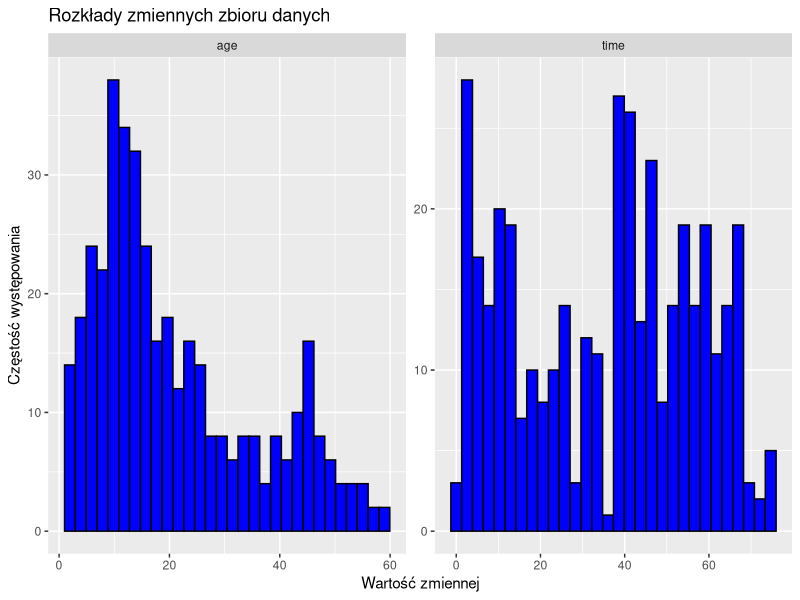
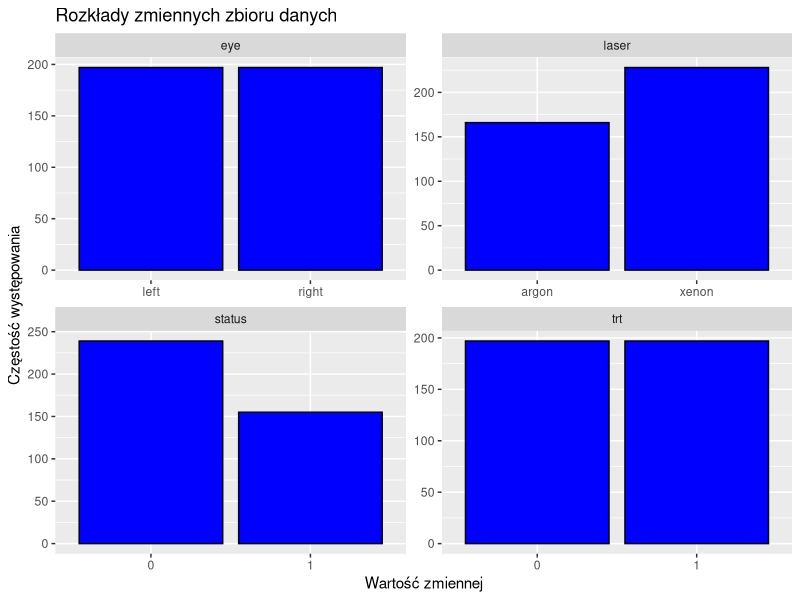
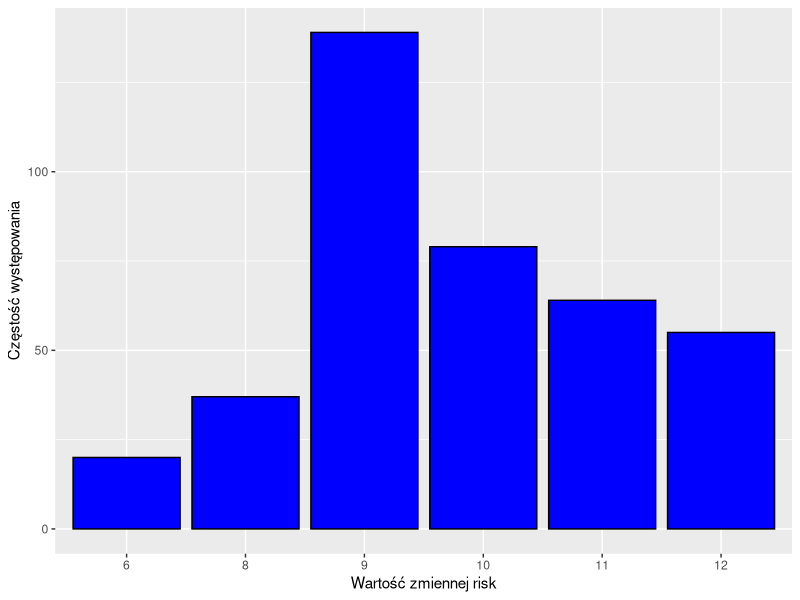
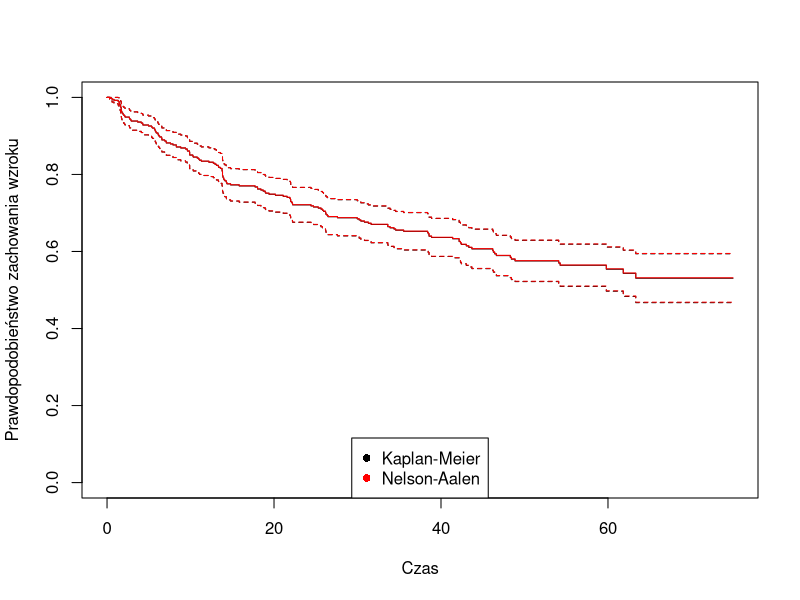
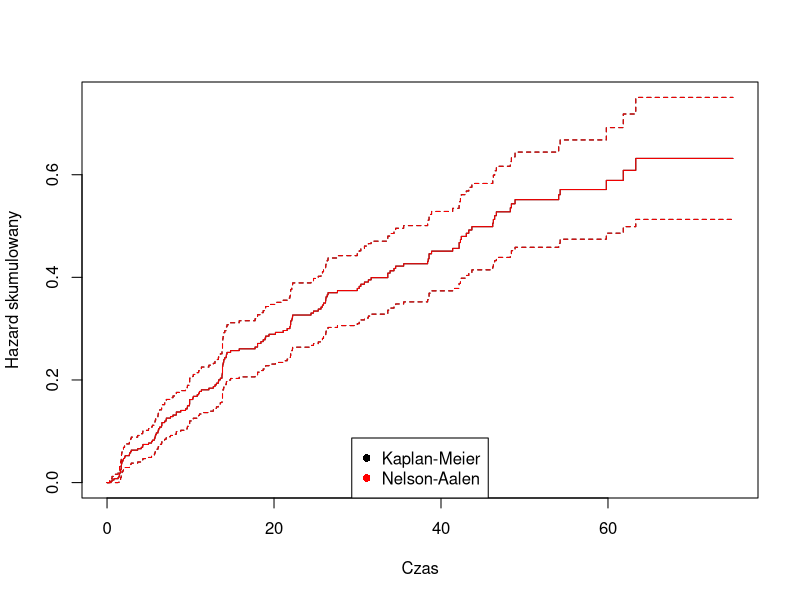
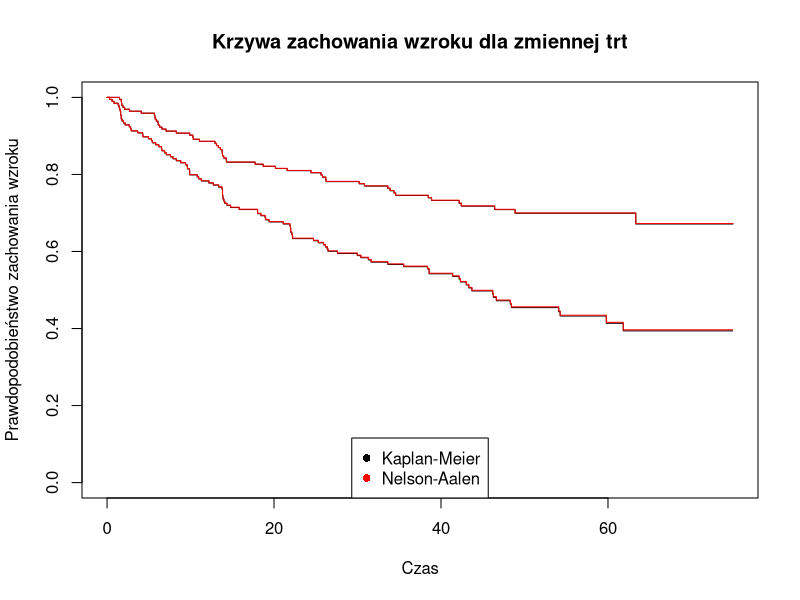
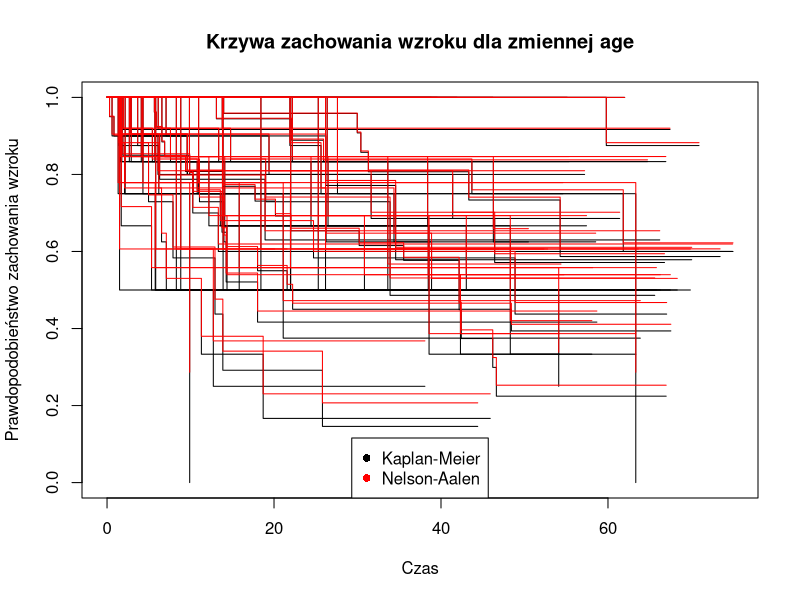
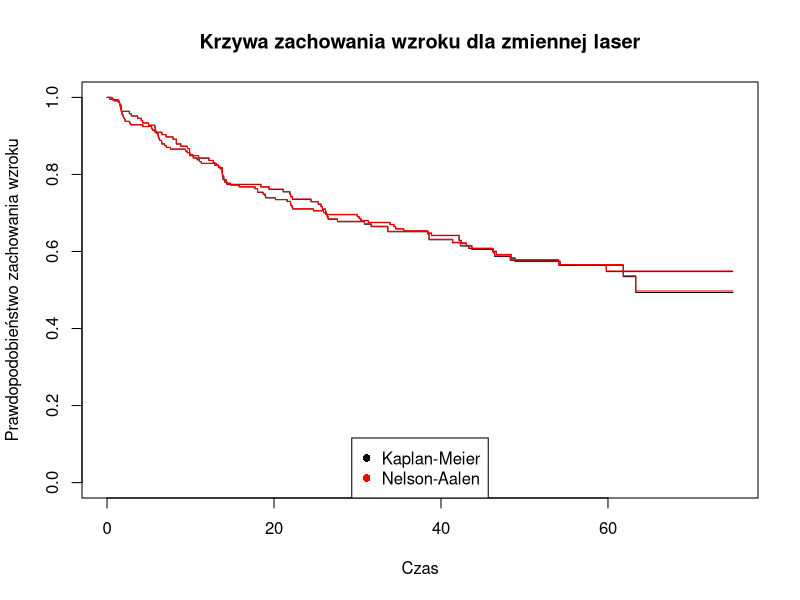

These charts were generated, in order, by the following R code:
## ---- chunk 1
library(survival)
library(survMisc)
library(gtools)
library(ggplot2)
library(dplyr)
library(tidyr)
## ---- chunk 2
diabetic <- survival::diabetic

summary(diabetic)
## ---- chunk 3

diabetic <- diabetic %>% mutate(trt = as.factor(as.character(trt)), risk = as.factor(risk))


## ---- chunk 4
sapply(diabetic, function(x) sum(is.na(x)))
## ---- chunk 5

diabetic.plot.hist = diabetic %>% dplyr::select(c(age, time))

plot1 <- ggplot(gather(diabetic.plot.hist), aes(x = value)) +  
  geom_histogram(colour = 1, fill = "blue", bins = 30)+
  ggtitle("Rozkłady zmiennych zbioru danych")+
  ylab("Częstość występowania")+
  xlab("Wartość zmiennej")+
  facet_wrap(~ key, scales = "free", ncol = 2)
plot1

diabetic.plot.bar = diabetic %>% dplyr::select(c(laser, eye, trt, status))

plot2 <- ggplot(gather(diabetic.plot.bar), aes(x = value)) +  
  geom_bar(colour = 1, fill = "blue")+
  ggtitle("Rozkłady zmiennych zbioru danych")+
  ylab("Częstość występowania")+
  xlab("Wartość zmiennej")+
  facet_wrap(~ key, scales = "free", ncol = 2)
plot2

ggplot(as.data.frame(table(diabetic$risk)), aes(x=Var1, y = Freq)) + geom_col(colour = 1, fill = "blue")+
    ylab("Częstość występowania")+
    xlab("Wartość zmiennej risk")

rm(diabetic.plot.bar)
rm(diabetic.plot.hist)
## ---- chunk 6
mod.1 <- survfit(Surv(time, status) ~ 1, conf.type="plain", data=diabetic)
mod.2 <- survfit(Surv(time, status) ~ 1, conf.type="plain", type="fleming-harrington", data=diabetic)

plot(mod.1, xlab="Czas", ylab="Prawdopodobieństwo zachowania wzroku", col = 'black', pch=16)
lines(mod.2, col="red", pch=16)
legend(x = 'bottom', legend = c('Kaplan-Meier','Nelson-Aalen'), col = c('black','red'), pch=16)
## ---- chunk 7
plot(mod.1, fun="cumhaz", xlab="Czas", ylab="Hazard skumulowany", col = 'black')
lines(mod.2, fun="cumhaz", col="red")
legend(x = 'bottom', legend = c('Kaplan-Meier','Nelson-Aalen'), col = c('black','red'), pch=16)

rm(mod.1)
rm(mod.2)
## ---- chunk 8
mod.km.trt <- survfit(Surv(time, status) ~ trt, conf.type="plain", data=diabetic)
mod.na.trt <- survfit(Surv(time, status) ~ trt, conf.type="plain", data=diabetic, type="fleming-harrington")

plot(mod.km.trt, xlab="Czas", ylab="Prawdopodobieństwo zachowania wzroku", col = 'black', main="Krzywa zachowania wzroku dla zmiennej trt")
lines(mod.na.trt, col="red")
legend(x = 'bottom', legend = c('Kaplan-Meier','Nelson-Aalen'), col = c('black','red'), pch=16)

mod.km.age <- survfit(Surv(time, status) ~ age, conf.type="plain", data=diabetic)
mod.na.age <- survfit(Surv(time, status) ~ age, conf.type="plain", data=diabetic, type="fleming-harrington")

plot(mod.km.age, xlab="Czas", ylab="Prawdopodobieństwo zachowania wzroku", col = 'black', main="Krzywa zachowania wzroku dla zmiennej age")
lines(mod.na.age, col="red")
legend(x = 'bottom', legend = c('Kaplan-Meier','Nelson-Aalen'), col = c('black','red'), pch=16)

mod.km.laser <- survfit(Surv(time, status) ~ laser, conf.type="plain", data=diabetic)
mod.na.laser <- survfit(Surv(time, status) ~ laser, conf.type="plain", data=diabetic, type="fleming-harrington")

plot(mod.km.laser, xlab="Czas", ylab="Prawdopodobieństwo zachowania wzroku", col = 'black', main="Krzywa zachowania wzroku dla zmiennej laser")
lines(mod.na.laser, col="red")
legend(x = 'bottom', legend = c('Kaplan-Meier','Nelson-Aalen'), col = c('black','red'), pch=16)

mod.km.eye <- survfit(Surv(time, status) ~ eye, conf.type="plain", data=diabetic)
mod.na.eye <- survfit(Surv(time, status) ~ eye, conf.type="plain", data=diabetic, type="fleming-harrington")

plot(mod.km.eye, xlab="Czas", ylab="Prawdopodobieństwo zachowania wzroku", col = 'black', main="Krzywa zachowania wzroku dla zmiennej eye")
lines(mod.na.eye, col="red")
legend(x = 'bottom', legend = c('Kaplan-Meier','Nelson-Aalen'), col = c('black','red'), pch=16)

mod.km.risk <- survfit(Surv(time, status) ~ risk, conf.type="plain", data=diabetic)
mod.na.risk <- survfit(Surv(time, status) ~ risk, conf.type="plain", data=diabetic, type="fleming-harrington")

plot(mod.km.risk, xlab="Czas", ylab="Prawdopodobieństwo zachowania wzroku", col = 'black', main="Krzywa zachowania wzroku dla zmiennej risk")
lines(mod.na.risk, col="red")
legend(x = 'bottom', legend = c('Kaplan-Meier','Nelson-Aalen'), col = c('black','red'), pch=16)


## ---- chunk 9
diabetic$ageCat <- quantcut(diabetic$age,q=4)

mod.km.ageCat <- survfit(Surv(time, status) ~ ageCat, conf.type="plain", data=diabetic)
mod.na.ageCat <- survfit(Surv(time, status) ~ ageCat, conf.type="plain", data=diabetic, type="fleming-harrington")

plot(mod.km.ageCat, xlab="Czas", ylab="Prawdopodobieństwo zachowania wzroku", col = 'black', main="Krzywa zachowania wzroku dla zmiennej ageCat (po faktoryzacji)")
lines(mod.na.ageCat, col="red")
legend(x = 'bottom', legend = c('Kaplan-Meier','Nelson-Aalen'), col = c('black','red'), pch=16)
## ---- chunk 10
km_by_trt <- survfit(Surv(time, status) ~ trt, conf.type="plain", data=diabetic)
plot(km_by_trt, col=c("blue", "red"),xlab="Czas",ylab="Prawdopodobieństwo przeżycia")
legend(10,0.3,c("no treatment", "laser"),lty=1, col=c("blue", "red"),bty="n")

test=survdiff(Surv(time, status) ~ trt, data=diabetic, rho=1)
print("Wyniki testu Peto-Peto")
test

test=survdiff(Surv(time, status) ~ trt, data=diabetic, rho=0)
print("Wyniki testu log-rank")
test 

t = ten(mod.km.trt)
comp(t,p=c(0,1,1,0.5,0.5),q=c(1,0,1,0.5,2))
a = attr(t, "lrt")

print("Wyniki pozostałych testów")
cbind(a$W, a$pNorm)
## ---- chunk 11


test=survdiff(Surv(time, status) ~ ageCat, data=diabetic, rho=1)
print("Wyniki testu Peto-Peto")
test 

test=survdiff(Surv(time, status) ~ ageCat, data=diabetic, rho=0)
print("Wyniki testu log-rank")
test 

t = ten(mod.km.ageCat)
comp(t,p=c(0,1,1,0.5,0.5),q=c(1,0,1,0.5,2))
a=attr(t, 'tft')

print("Wyniki pozostałych testów")
cbind(a$W, a$tft$pNorm)

## ---- chunk 12

test=survdiff(Surv(time, status) ~ eye, data=diabetic, rho=1)
print("Wyniki testu Peto-Peto")
test

test=survdiff(Surv(time, status) ~ eye, data=diabetic, rho=0)
print("Wyniki testu log-rank")
test  

t = ten(mod.km.eye)
comp(t,p=c(0,1,1,0.5,0.5),q=c(1,0,1,0.5,2))
a = attr(t, "sup")

print("Wyniki pozostałych testów")
cbind(a$W, a$pSupBr)

## ---- chunk 13
km_by_laser <- survfit(Surv(time, status) ~ laser, conf.type="plain", data=diabetic)
plot(km_by_laser, col=c("blue", "red"),xlab="Czas",ylab="Prawdopodobieństwo przeżycia")
legend(10,0.3,c("xenon", "argon"),lty=1, col=c("blue", "red"),bty="n")

test=survdiff(Surv(time, status) ~ laser, data=diabetic, rho=1)
print("Wyniki testu Peto-Peto")
test

test=survdiff(Surv(time, status) ~ laser, data=diabetic, rho=0)
print("Wyniki testu log-rank")
test  

t = ten(mod.km.laser)
comp(t,p=c(0,1,1,0.5,0.5),q=c(1,0,1,0.5,2))
a = attr(t, "sup")

print("Wyniki pozostałych testów")
cbind(a$W, a$pSupBr)
## ---- chunk 14
test=survdiff(Surv(time, status) ~ risk, data=diabetic, rho=1)
print("Wyniki testu Peto-Peto")
test

test=survdiff(Surv(time, status) ~ risk, data=diabetic, rho=0)
print("Wyniki testu log-rank")
test  

t = ten(mod.km.risk)
comp(t,p=c(0,1,1,0.5,0.5),q=c(1,0,1,0.5,2))
a = attr(t, "tft")

print("Wyniki pozostałych testów")
cbind(a$tft$W, a$tft$pNorm)
## ---- chunk 15
Cox=coxph(Surv(time, status)~laser+age+eye+trt+risk, data=diabetic)
summary(Cox)
library(MASS)
stepAIC(Cox,direction="backward")
## ---- chunk 16
Cox=coxph(Surv(time, status)~eye + trt + risk, data=diabetic)
summary(Cox)
## ---- chunk 17
rsq(Cox)
## ---- chunk 18
Prop=cox.zph(Cox,transform="identity")
print(Prop)
plot(Prop)

Prop=cox.zph(Cox,transform="rank")
print(Prop)

Prop=cox.zph(Cox,transform="km")
print(Prop)

reszty=resid(Cox, type="scaledsch")
Time=as.numeric(rownames(reszty))
zmienne=c('eye','trt','risk')
for (i in 1:3) 
{plot(log(Time), reszty[,i], xlab="ln(Czas)",main=zmienne[i],
      ylab="Skalowane reszty Schoenfelda",pch=20, cex=0.7)
  lines( smooth.spline(log(Time), reszty[,i] ), lwd=3 )
}
## ---- chunk 19
deviance <- residuals(Cox,type="deviance")
lin.pred <- Cox$linear.predictors
plot(lin.pred, deviance, xlab="Liniowy predyktor", ylab="Reszty odchyleń", cex=0.5, pch=20)
abline(h=3,lty=3)
diabetic$deviance <- deviance
to.del.1 <- which(diabetic$deviance>3)
## ---- chunk 20
df.beta <- residuals(Cox,type="dfbeta")
n <- dim(df.beta)[1]
obs.nr <- c(1:n)
for (j in 1:3) {
  plot(obs.nr, df.beta[,j], xlab="Numer jednostki", ylab="Przyrost oceny parametru", main=zmienne[j])
}
to.del.2 <- which(df.beta[,1] < (-0.01))
to.del.3 <- which(abs(df.beta[,2])>(0.01))
## ---- chunk 21
c <- sort(unique(c(to.del.1, to.del.2, to.del.3)))
diabetic.red <- diabetic[-c,] 
Cox2 <- coxph(Surv(time, status)~eye + trt + risk, data=diabetic.red)
stepAIC(Cox2,direction="backward")
